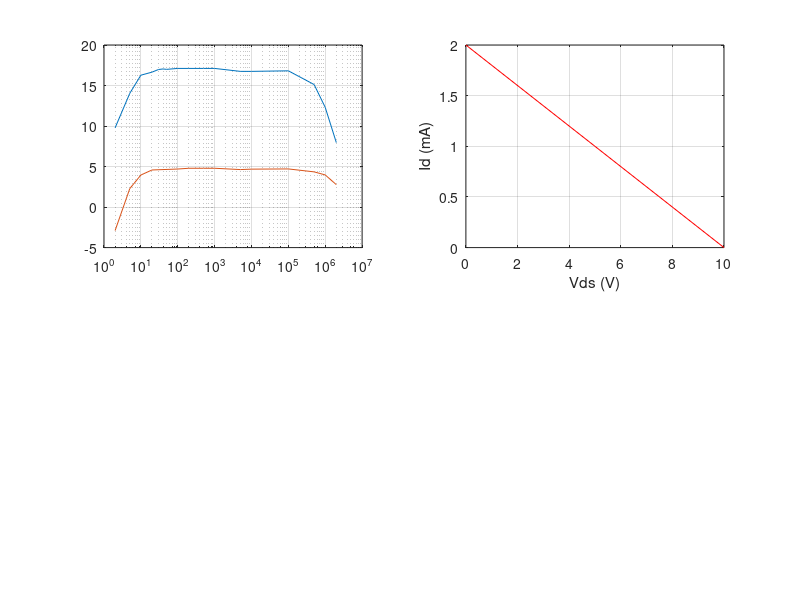

Recreate this plot in MATLAB.
%**************************************************************************
% Sujet TP électronique analogique
% Date :
% Séance :14/3
%**************************************************************************
clear all;
close all;
clc;
%***************************
% Constantes du circuit
Vcc = 10;
VGSoff = -2.723;
Idss = 7.57e-3;
Rg = 2.2e6;
Id0 = 1e-3;
Vds = Vcc/2 ;

%**************************************************************************
% Dimensionnement du circuit
VGs = VGSoff * (1 - sqrt(Id0/Idss));
Rs  = (-VGs)/Id0 ;
Vrd = Vcc - Vds - (-VGs);
Rd = Vrd / Id0;
g_m = (-2)*Idss/VGSoff * (1 - VGs/VGSoff);



%**************************************************************************
subplot(2,2,2);
plot([0 Vcc],[Vcc*1e3/(Rs+Rd) 0],'r');
grid on;
xlabel('Vds (V)'),ylabel('Id (mA)');
%vpp = 5v sans charge;
subplot(2,2,1);
fre =   [2      5     10    20    30       40    50    100   200   500    1e3   5e3    10e3    100e3  500e3  1000e3 2000e3   ];
Ve0 =   [0.0584 0.124 0.172 0.2  0.204    0.208 0.212 0.212 0.212 0.212  0.212 0.224  0.224   0.228  0.228  0.228  0.224   ];
Vs0 =   [0.18   0.624 1.12  1.36 1.44     1.48  1.5   1.52  1.52  1.52   1.52  1.54   1.54    1.58   1.3    0.94   0.56   ];

Av = 20*log10(Vs0./Ve0);
semilogx(fre,Av);
grid on;
hold on;
fre =   [2      5     10     20       100   200    500    1e3    5e3     10e3    100e3  500e3  1000e3 2000e3   ];
Ve =    [0.0592 0.12  0.17   0.196    0.212 0.212  0.212  0.212  0.216   0.224   0.228  0.228  0.228  0.224   ];
Vs =    [0.0424 0.156 0.268  0.332    0.364 0.368  0.368  0.368  0.368   0.384   0.392  0.376  0.36   0.308   ];
Av = 20*log10(Vs./Ve);
grid on;
semilogx(fre,Av);
